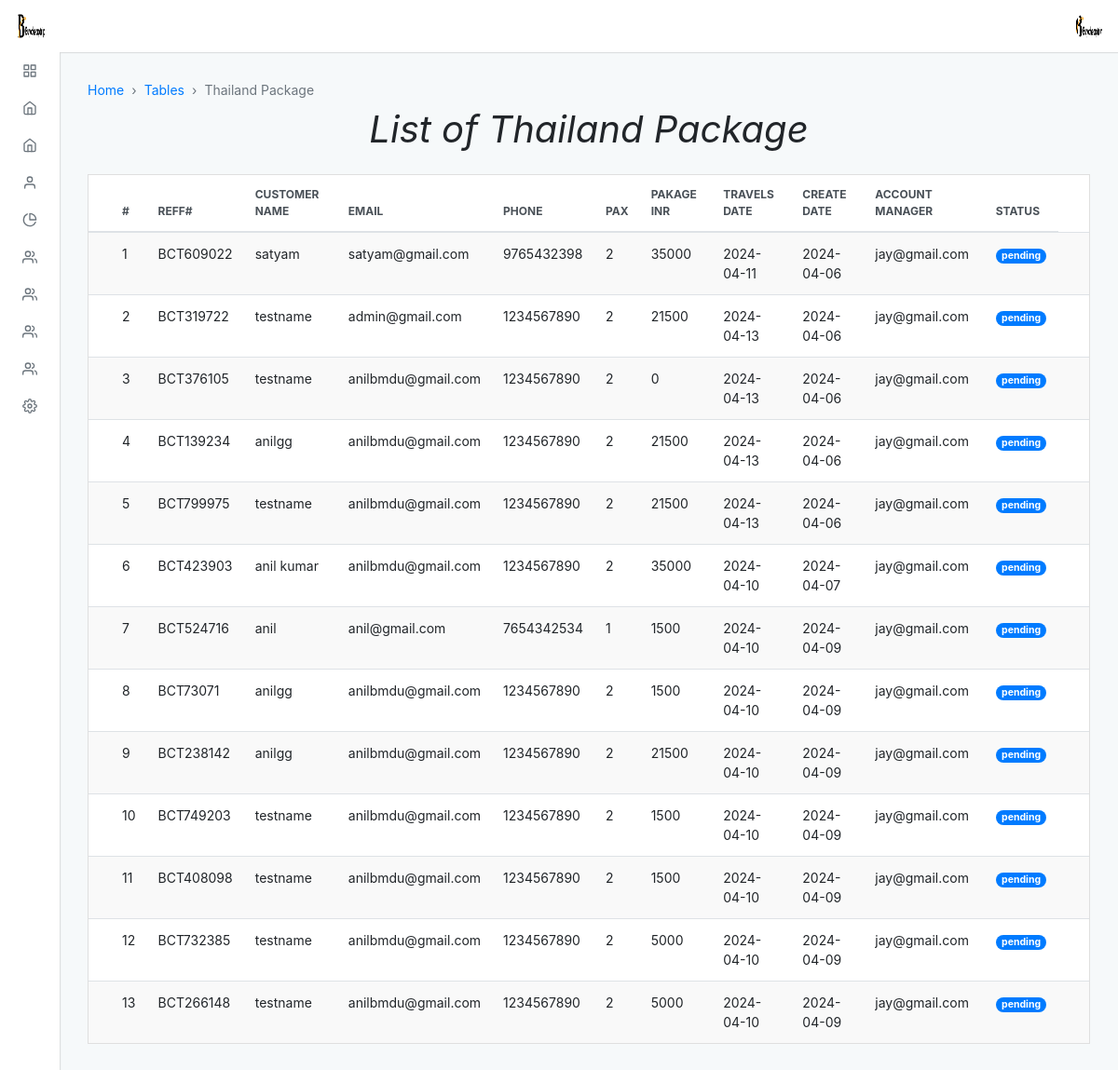
Page /admin/default/thailand_package.php (signed in) on the committed database.
### tables this page shows
CREATE TABLE `thailand_customers` (
  `cust_id` int(11) NOT NULL,
  `customer_name` varchar(150) NOT NULL,
  `reff_id` varchar(10) NOT NULL,
  `email` varchar(75) NOT NULL,
  `phone` varchar(15) NOT NULL,
  `pax` int(20) NOT NULL,
  `package_inr` double NOT NULL,
  `persion_inr` double NOT NULL,
  `travel_date` varchar(50) NOT NULL,
  `create_date` date NOT NULL DEFAULT current_timestamp(),
  `status` enum('pending','cancel','confirm','') NOT NULL DEFAULT 'pending',
  `account_id` varchar(255) NOT NULL
);

### admin/default/thailand_package.php (the view, shortened to what this page needs)
<?php
include "../../connection.php";
?>
<?php $page = "customer";
include("./incluede/header.php") ?>
<div class="adminx-content">
  <div class="adminx-main-content">
    <div class="container-fluid">
      <nav aria-label="breadcrumb" role="navigation">
        <ol class="breadcrumb adminx-page-breadcrumb">
          <li class="breadcrumb-item"><a href="#">Home</a></li>
          <li class="breadcrumb-item"><a href="#">Tables</a></li>
          <li class="breadcrumb-item active  aria-current=" page">Thailand Package</li>
        </ol>
      </nav>
      <div class="pb-3">
        <h1><b><i>List of Thailand Package </i></b></h1>
      </div>
      <div class="row">
        <div class="col">
          <div class="card mb-grid">
            <div class="table-responsive-md">
              <table class="table table-actions table-striped table-hover mb-0" data-table>
                <thead>
                  <tr>
                    <th scope="col">
                    </th>
                    <th scope="col">#</th>
                    <th scope="col">Reff#</th>
                    <th scope="col">Customer Name</th>
                    <th scope="col">Email</th>
                    <th scope="col">Phone</th>
                    <th scope="col">PAX</th>
                    <th scope="col">Pakage INR</th>
                    <th scope="col">Travels Date</th>
                    <th scope="col">Create Date</th>
                    <th scope="col">Account Manager</th>
                    <th scope="col">Status</th>
                  </tr>
                </thead>
                <tbody>
                  <?php
                  $query = "SELECT * FROM `thailand_customers`";
                  $res = mysqli_query($conn, $query);
                  $a = 1;
                  while ($row = mysqli_fetch_assoc($res)) {
                  ?>
                    <tr>
                      <th scope="row">
                      </th>
                      <td><?PHP echo $a ?></td>
                      <td><?php echo $row['reff_id'] ?></td>
                      <td><?php echo $row['customer_name'] ?></td>
                      <td><?php echo $row['email'] ?></td>
                      <td><?php echo $row['phone'] ?></td>
                      <td><?php echo $row['pax'] ?></td>
                      <td><?php echo $row['package_inr'] ?></td>
                      <td><?php echo $row['travel_date'] ?></td>
                      <td><?php echo $row['create_date'] ?></td>
                      <td><?php echo $row['account_id'] ?></td>
                      <td>
                        <span class="badge badge-pill badge-primary"><?php echo $row['status'] ?></span>
                      </td>
                      <td>
                      </td>
                    </tr>
                  <?php
                    ++$a;
                  }
                  ?>
                </tbody>
              </table>
            </div>
          </div>
        </div>
      </div>
    </div>
  </div>
</div>
</div>
</body>
</html>

### admin/default/incluede/header.php (shortened to what this page needs)
<!DOCTYPE html>
<html lang="en">
<head>
  <link rel="stylesheet" type="text/css" href="./dist/css/adminx.css" media="screen" />
</head>
<body class=" virat">
  <div class="adminx-container">
    <?php
    $query = "select * from admin_login";
    $result = mysqli_query($conn, $query);
    while ($row = mysqli_fetch_assoc($result)) {
    ?>
      <nav class="navbar navbar-expand justify-content-between fixed-top virat_1">
        <a class="navbar-brand mb-0 h1 d-none d-md-block" href="admin">
          <img src="../upload/<?php echo $row['image']; ?>" class="navbar-brand-image d-inline-block align-top mr-2" class="circle" alt="">
        </a>
        <ul class="navbar-nav d-flex justify-content-end mr-2">
          <li class="nav-item dropdown">
            <a class="nav-link avatar-with-name" id="navbarDropdownMenuLink" data-toggle="dropdown" href="#">
              <img src="../upload/<?php echo $row['image']; ?>" class="d-inline-block align-top" class="rounded" alt="">
            </a>
          </li>
        </ul>
      <?php
    }
      ?>
      </nav>
      <div class="adminx-sidebar expand-hover push">
        <ul class="sidebar-nav">
          <li class="sidebar-nav-item">
            <a href="admin" class="sidebar-nav-link <?php if ($page == 'home') {
                                                      echo 'active';
                                                    } ?>">
              <span class="sidebar-nav-icon">
                <i data-feather="grid"></i>
              </span>
            </a>
          </li>
          <li class="sidebar-nav-item">
            <a class="sidebar-nav-link <?php if ($page == 'thailand') {
                                          echo 'active';
                                        } ?> collapsed" data-toggle="collapse" href="#examplepackage" aria-expanded="false" aria-controls="examplepackage">
              <span class="sidebar-nav-icon">
                <i data-feather="home"></i>
              </span>
            </a>
          </li>
          <li class="sidebar-nav-item">
            <a class="sidebar-nav-link <?php if ($page == 'slider') {
                                          echo 'active';
                                        } ?> collapsed" data-toggle="collapse" href="#example" aria-expanded="false" aria-controls="example">
              <span class="sidebar-nav-icon">
                <i data-feather="home"></i>
              </span>
            </a>
          </li>
          <li class="sidebar-nav-item">
            <a class=" sidebar-nav-link <?php if ($page == 'about') {
                                          echo 'active';
                                        } ?> collapsed" data-toggle="collapse" href="#exampl_a" aria-expanded="false" aria-controls="exampl_a">
              <span class="sidebar-nav-icon">
                <i data-feather="user"></i>
              </span>
            </a>
          </li>
          <li class="sidebar-nav-item">
            <a class=" sidebar-nav-link <?php if ($page == 'our') {
                                          echo 'active';
                                        } ?> collapsed" data-toggle="collapse" href="#examp" aria-expanded="false" aria-controls="examp">
              <span class="sidebar-nav-icon">
                <i data-feather="pie-chart"></i>
              </span>
            </a>
          </li>
          <li class="sidebar-nav-item">
            <a class=" sidebar-nav-link <?php if ($page == 'transport') {
                                          echo 'active';
                                        } ?> collapsed" data-toggle="collapse" href="#exa_team" aria-expanded="false" aria-controls="exa_team">
              <span class="sidebar-nav-icon">
                <i data-feather="users"></i>
              </span>
            </a>
          </li>
          <li class="sidebar-nav-item">
            <a class=" sidebar-nav-link <?php if ($page == 'transport') {
                                          echo 'active';
                                        } ?> collapsed" data-toggle="collapse" href="#exa_team89" aria-expanded="false" aria-controls="exa_team89">
              <span class="sidebar-nav-icon">
                <i data-feather="users"></i>
              </span>
            </a>
          </li>
          <li class="sidebar-nav-item">
            <a class=" sidebar-nav-link <?php if ($page == 'transport') {
                                          echo 'active';
                                        } ?> collapsed" data-toggle="collapse" href="#exa_team99" aria-expanded="false" aria-controls="exa_team99">
              <span class="sidebar-nav-icon">
                <i data-feather="users"></i>
              </span>
            </a>
          </li>
          <li class="sidebar-nav-item">
            <a class=" sidebar-nav-link <?php if ($page == 'users') {
                                          echo 'active';
                                        } ?> collapsed" data-toggle="collapse" href="#exa_team98" aria-expanded="false" aria-controls="exa_team98">
              <span class="sidebar-nav-icon">
                <i data-feather="users"></i>
              </span>
            </a>
          </li>
          <li class="sidebar-nav-item">
            <a class=" sidebar-nav-link <?php if ($page == 'setting') {
                                          echo 'active';
                                        } ?> collapsed" data-toggle="collapse" href="#ex" aria-expanded="false" aria-controls="ex">
              <span class="sidebar-nav-icon">
                <i data-feather="settings"></i>
              </span>
            </a>
      </div>

### admin/default/incluede/header.php (style rules this page uses)
.pb-3 { text-align: center; }

### rows in the picture
thailand_customers: reff "BCT609022", customer_name "satyam", email "satyam@gmail.com", phone "9765432398", pax "2", package_inr "35000", travel_date "2024-04-11", create_date "2024-04-06", account "jay@gmail.com", status "pending"
thailand_customers: reff "BCT319722", customer_name "testname", email "admin@gmail.com", phone "1234567890", pax "2", package_inr "21500", travel_date "2024-04-13", create_date "2024-04-06", account "jay@gmail.com", status "pending"
thailand_customers: reff "BCT376105", customer_name "testname", email "anilbmdu@gmail.com", phone "1234567890", pax "2", package_inr "0", travel_date "2024-04-13", create_date "2024-04-06", account "jay@gmail.com", status "pending"
thailand_customers: reff "BCT139234", customer_name "anilgg", email "anilbmdu@gmail.com", phone "1234567890", pax "2", package_inr "21500", travel_date "2024-04-13", create_date "2024-04-06", account "jay@gmail.com", status "pending"
thailand_customers: reff "BCT799975", customer_name "testname", email "anilbmdu@gmail.com", phone "1234567890", pax "2", package_inr "21500", travel_date "2024-04-13", create_date "2024-04-06", account "jay@gmail.com", status "pending"
thailand_customers: reff "BCT423903", customer_name "anil kumar", email "anilbmdu@gmail.com", phone "1234567890", pax "2", package_inr "35000", travel_date "2024-04-10", create_date "2024-04-07", account "jay@gmail.com", status "pending"
thailand_customers: reff "BCT524716", customer_name "anil", email "anil@gmail.com", phone "7654342534", pax "1", package_inr "1500", travel_date "2024-04-10", create_date "2024-04-09", account "jay@gmail.com", status "pending"
thailand_customers: reff "BCT73071", customer_name "anilgg", email "anilbmdu@gmail.com", phone "1234567890", pax "2", package_inr "1500", travel_date "2024-04-10", create_date "2024-04-09", account "jay@gmail.com", status "pending"
thailand_customers: reff "BCT238142", customer_name "anilgg", email "anilbmdu@gmail.com", phone "1234567890", pax "2", package_inr "21500", travel_date "2024-04-10", create_date "2024-04-09", account "jay@gmail.com", status "pending"
thailand_customers: reff "BCT749203", customer_name "testname", email "anilbmdu@gmail.com", phone "1234567890", pax "2", package_inr "1500", travel_date "2024-04-10", create_date "2024-04-09", account "jay@gmail.com", status "pending"
thailand_customers: reff "BCT408098", customer_name "testname", email "anilbmdu@gmail.com", phone "1234567890", pax "2", package_inr "1500", travel_date "2024-04-10", create_date "2024-04-09", account "jay@gmail.com", status "pending"
thailand_customers: reff "BCT732385", customer_name "testname", email "anilbmdu@gmail.com", phone "1234567890", pax "2", package_inr "5000", travel_date "2024-04-10", create_date "2024-04-09", account "jay@gmail.com", status "pending"
thailand_customers: reff "BCT266148", customer_name "testname", email "anilbmdu@gmail.com", phone "1234567890", pax "2", package_inr "5000", travel_date "2024-04-10", create_date "2024-04-09", account "jay@gmail.com", status "pending"
